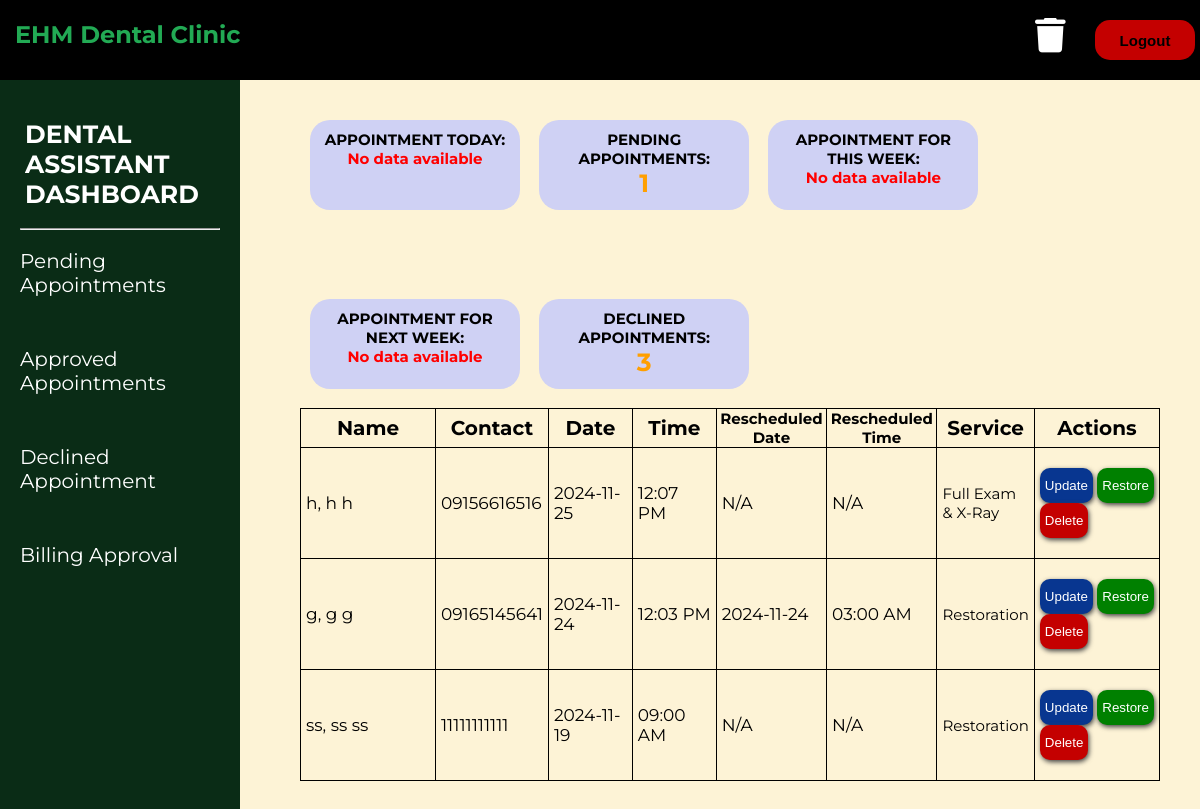
Page /DENTAL_ASSISTANT/declined.php (signed in) on the earlier database version.
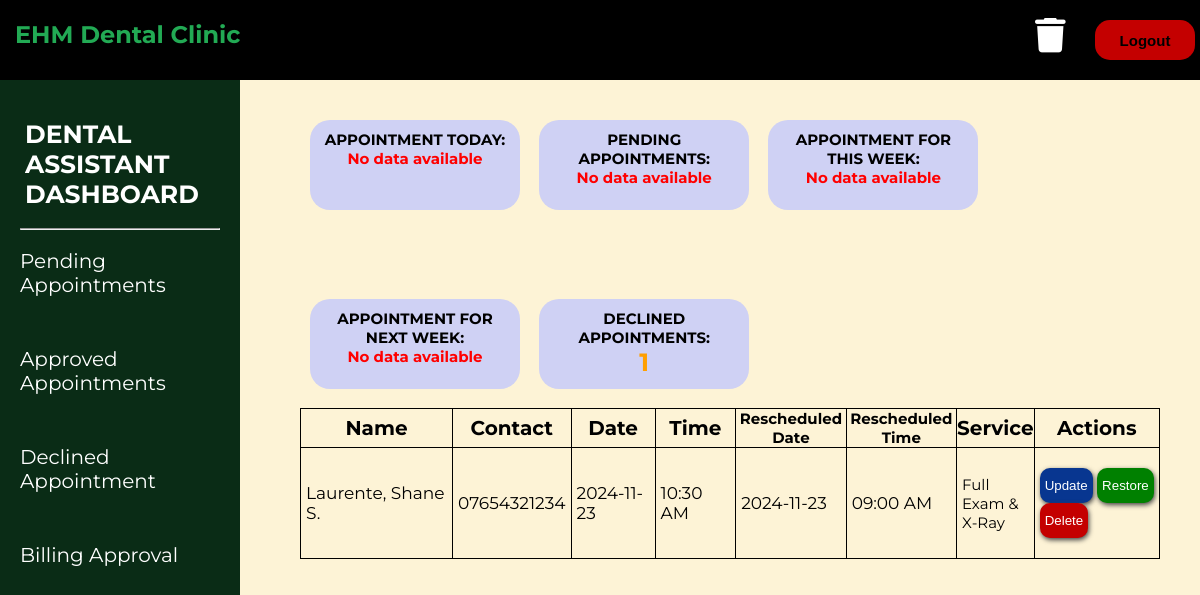
Same page on the later database version.
### tables this page shows
CREATE TABLE `tbl_appointments` (
  `id` int(11) NOT NULL,
  `name` int(255) NOT NULL,
  `contact` varchar(11) NOT NULL,
  `date` date NOT NULL,
  `time` time NOT NULL,
  `modified_date` date DEFAULT NULL,
  `modified_time` time DEFAULT NULL,
  `modified_by` int(3) DEFAULT NULL,
  `service_type` int(11) NOT NULL,
  `status` int(4) DEFAULT 1
);

CREATE TABLE `tbl_patient` (
  `id` int(11) NOT NULL,
  `first_name` varchar(30) NOT NULL,
  `middle_name` varchar(2) DEFAULT NULL,
  `last_name` varchar(20) NOT NULL
);

CREATE TABLE `tbl_service_type` (
  `id` int(11) NOT NULL,
  `service_type` varchar(50) NOT NULL,
  `price` decimal(10,2) NOT NULL
);

### DENTAL_ASSISTANT/declined.php (the view, shortened to what the changed rows need)
<!DOCTYPE html>
<html lang="en">
<head>
    <link rel="stylesheet" href="dental.css">
    <link rel="stylesheet" href="https://cdnjs.cloudflare.com/ajax/libs/font-awesome/6.6.0/css/all.min.css"
 />
</head>
<body>
    <nav>
        <a href="../HOME_PAGE/Home_page.php">
            <div class="logo">
                <h1><span>EHM</span> Dental Clinic</h1>
            </div>
        </a>
    </nav>
    <div class="top">
        <div class="content-box">
                <?php
                include("../dbcon.php");
                ?>
            <div class="round-box">
                <p>PENDING APPOINTMENTS:</p>
                <?php
                $sql_pending = "SELECT COUNT(*) as total_pending_appointments
                                FROM tbl_appointments
                                WHERE status = '1'";
                $result_pending = mysqli_query($con, $sql_pending);
                $row_pending = mysqli_fetch_assoc($result_pending);
                $pending_appointments = $row_pending['total_pending_appointments'];
                if ($pending_appointments) {
                    echo "<span style='color: #FF9F00; font-weight: bold; font-size: 25px;'>$pending_appointments</span>";
                } else {
                    echo "<span style='color: red;'>No data available</span>";
                }
                ?>
            </div>
            <div class="round-box">
                <p>DECLINED APPOINTMENTS:</p>
                <?php
                $sql_finished = "SELECT COUNT(*) as total_finished_appointments FROM tbl_appointments WHERE status = '2'";
                $result_finished = mysqli_query($con, $sql_finished);
                $row_finished = mysqli_fetch_assoc($result_finished);
                $finished_appointments = $row_finished['total_finished_appointments'];
                if ($finished_appointments) {
                    echo "<span style='color: #FF9F00; font-weight: bold; font-size: 25px;'>$finished_appointments</span>";
                } else {
                    echo "<span style='color: red;'>No data available</span>";
                }
                ?>
            </div>
            <?php
            $resultsPerPage = 6;
            $currentPage = isset($_GET['page']) ? (int) $_GET['page'] : 1;
            $startRow = ($currentPage - 1) * $resultsPerPage;
            $query = "SELECT a.*,
            s.service_type AS service_name,
            p.first_name, p.middle_name, p.last_name
          FROM tbl_appointments a
          JOIN tbl_service_type s ON a.service_type = s.id
          JOIN tbl_patient p ON a.id = p.id
          WHERE a.status = '2'
          ORDER BY
            CASE
            WHEN a.modified_date IS NOT NULL THEN a.modified_date
            ELSE a.date
            END DESC,
            CASE
            WHEN a.modified_time IS NOT NULL THEN a.modified_time
            ELSE a.time
            END ASC
          LIMIT $resultsPerPage OFFSET $startRow";
            $result = mysqli_query($con, $query);
            ?><br>
        </div>
        <table class="table table-bordered">
            <thead>
                <tr>
                    <th>Name</th>
                    <th>Contact</th>
                    <th>Date</th>
                    <th>Time</th>
                    <th style="font-size: 15px;">Rescheduled Date</th>
                    <th style="font-size: 15px;">Rescheduled Time</th>
                    <th>Service</th>
                    <th>Actions</th>
                </tr>
            </thead>
            <tbody>
                <?php
                if (mysqli_num_rows($result) > 0) {
                    while ($row = mysqli_fetch_assoc($result)) {
                        $modified_date = !'' && !empty($row['modified_date']) ? $row['modified_date'] : 'N/A';
                        $modified_time = !'' && !empty($row['modified_time']) ? date("h:i A", strtotime($row['modified_time'])) : 'N/A';
                        $dateToDisplay = !empty($row['date']) ? $row['date'] : 'N/A';
                        $timeToDisplay = !empty($row['time']) ? date("h:i A", strtotime($row['time'])) : 'N/A';
                        echo "<tr>
                        <td style='width:230px;'>{$row['last_name']}, {$row['first_name']} {$row['middle_name']}</td>
                        <td >{$row['contact']}</td>
                        <td style=' width:110px;'>{$dateToDisplay}</td>
                        <td style=' width:110px;'>{$timeToDisplay}</td>
                        <td style=' width:110px;'>{$modified_date}</td>
                        <td style=' width:110px;'>{$modified_time}</td>
                        <td style=' font-size: 15px'>{$row['service_name']}</td>
                        <td style=' width: 180px;'>
                        <button type='button' onclick='openModal({$row['id']}, \"{$row['first_name']}\", \"{$row['middle_name']}\", \"{$row['last_name']}\", \"{$row['contact']}\", \"{$dateToDisplay}\", \"{$timeToDisplay}\", \"{$row['service_name']}\")'
                        style='background-color:#083690; color:white; border:none; padding:10px 5px; border-radius:10px; cursor:pointer;  box-shadow: 1px 2px 5px 0px #414141;'>Update</button>
                        <form method='POST' action='' style='display:inline;'>
                            <input type='hidden' name='id' value='{$row['id']}'>
                        </form>";
                        if ($row['status'] != 'Restore') {
                            echo "<form method='POST' action='' style='display:inline;'>
                                <input type='hidden' name='id' value='{$row['id']}'>
                                <input type='submit' name='restore' value='Restore'
                                style='background-color:green; color:white; border:none;  padding:10px 5px; border-radius:10px; cursor:pointer; box-shadow: 1px 2px 5px 0px #414141;'>
                            </form>";
                        }
                        if ($row['status'] != 'Delete') {
                            echo "<form method='POST' action='' style='display:inline;'>
                            <input type='hidden' name='id' value='{$row['id']}'>
                            <input type='submit' name='delete' value='Delete'
                            style='background-color: rgb(196, 0, 0); color:white; border:none;  padding:10px 5px; border-radius:10px; cursor:pointer;  box-shadow: 1px 2px 5px 0px #414141;'>
                        </form>";
                        }
                        echo "</td></tr>";
                    }
                } else {
                    echo "<tr><td colspan='8'>No records found</td></tr>";
                }
                ?>
            </tbody>
        </table>
        <br><br>
    </div>
</body>
</html>

Differences in the rows shown:
removed tbl_appointments: tbl_patient.last_name "h", tbl_patient.first_name "h", tbl_patient.middle_name "h", contact "09156616516", date "2024-11-25", time "12:07 PM", modified_date "N/A", modified_time "N/A", tbl_service_type.service_type "Full Exam & X-Ray"
removed tbl_appointments: tbl_patient.last_name "g", tbl_patient.first_name "g", tbl_patient.middle_name "g", contact "09165145641", date "2024-11-24", time "12:03 PM", modified_date "2024-11-24", modified_time "03:00 AM", tbl_service_type.service_type "Restoration"
removed tbl_appointments: tbl_patient.last_name "ss", tbl_patient.first_name "ss", tbl_patient.middle_name "ss", contact "11111111111", date "2024-11-19", time "09:00 AM", modified_date "N/A", modified_time "N/A", tbl_service_type.service_type "Restoration"
added tbl_appointments: tbl_patient.last_name "Laurente", tbl_patient.first_name "Shane", tbl_patient.middle_name "S.", contact "07654321234", date "2024-11-23", time "10:30 AM", modified_date "2024-11-23", modified_time "09:00 AM", tbl_service_type.service_type "Full Exam & X-Ray"
Other differences:
$finished_appointments: "3" → "1"
$pending_appointments: "1" → (not shown)
text now shown: "No data available"
